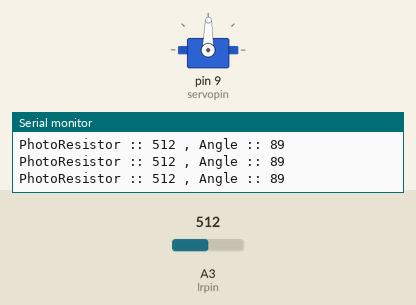
The sketch below on a simulated Arduino Uno, built with avr-gcc and run on an emulated ATmega328P. On the bench: servo, the last lines printed to the serial monitor. Inputs (shaded band) come from the test bench; at power-on: A3 (lrpin) = 512.

Above: at 1.2 s.
1.3 s: A3 (lrpin) set to 716
At 1.7 s:
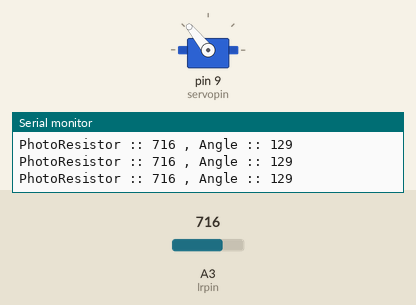
2.8 s: A3 (lrpin) set to 900
At 3.3 s:
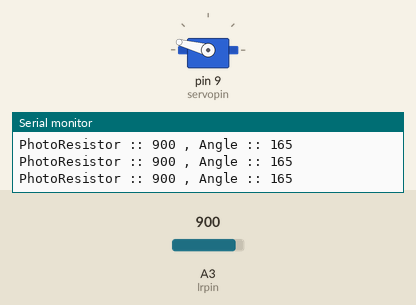
4.3 s: A3 (lrpin) set to 1023
At 4.8 s:
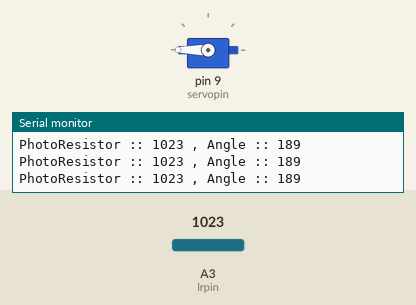
5.8 s: A3 (lrpin) set to 1008
8.8 s: A3 (lrpin) set to 991
11.8 s: A3 (lrpin) set to 511
At 12.7 s:
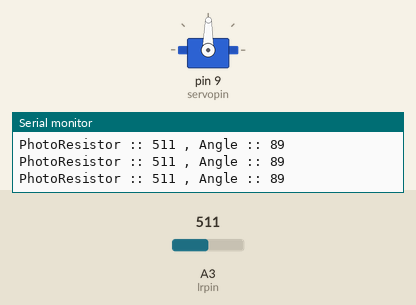
Timing chart, 0 to 14.3 s (numbered marks = the images above; inputs shaded):
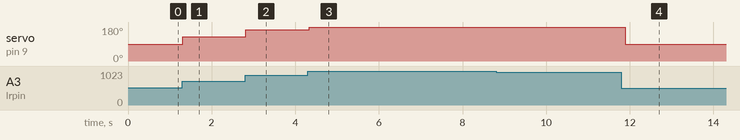

The sketch:

code.ino
```cpp
#include<Servo.h>
int pos;
int servopin = 9;
Servo myservo;
int lrpin = A3;
int lrval;
int dt = 100;

void setup()
{
  Serial.begin(9600);
  myservo.attach(servopin);
  pinMode(lrpin, INPUT);
}

void loop()
{
  lrval = analogRead(lrpin);
  pos = (18./92.)*(lrval-54);
  Serial.print("PhotoResistor :: ");
  Serial.print(lrval);
  Serial.print(" , ");
  Serial.print("Angle :: ");
  Serial.println(pos);
  myservo.write(pos);
  delay(dt);
}
```

Measured:
- after the input at 1.3 s, servo on pin 9 (servopin): 89° → 129° at once
- after the input at 2.8 s, servo on pin 9 (servopin): 129° → 165° at once
- after the input at 4.3 s, servo on pin 9 (servopin): 165° → 180° at once
- after the input at 11.8 s, servo on pin 9 (servopin): 180° → 89° after 0.09 s
